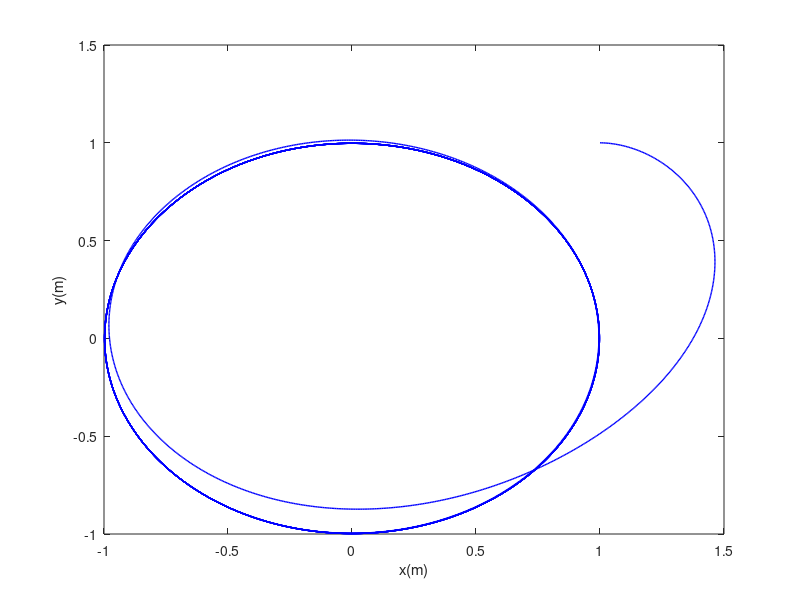
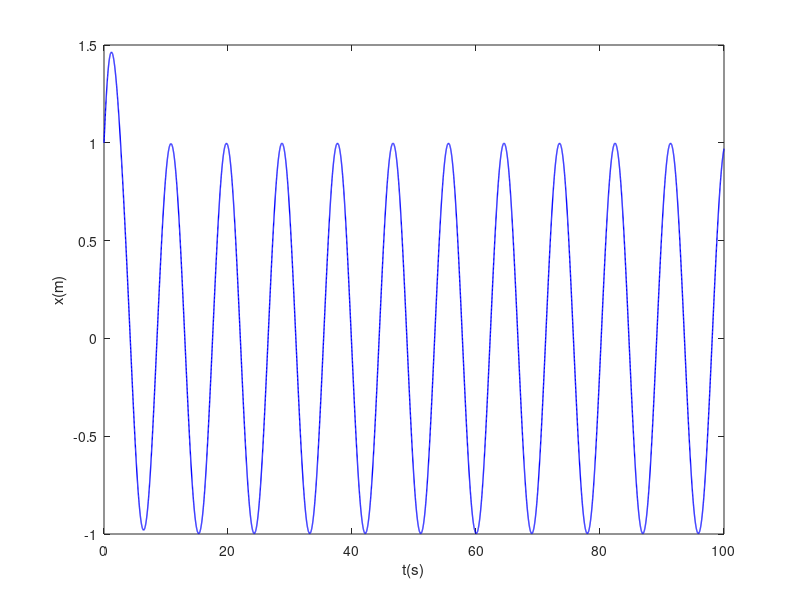
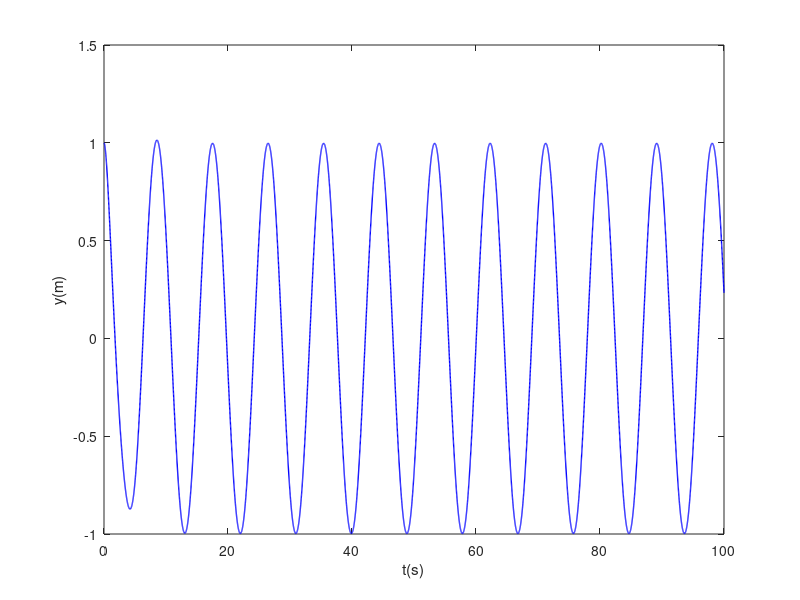
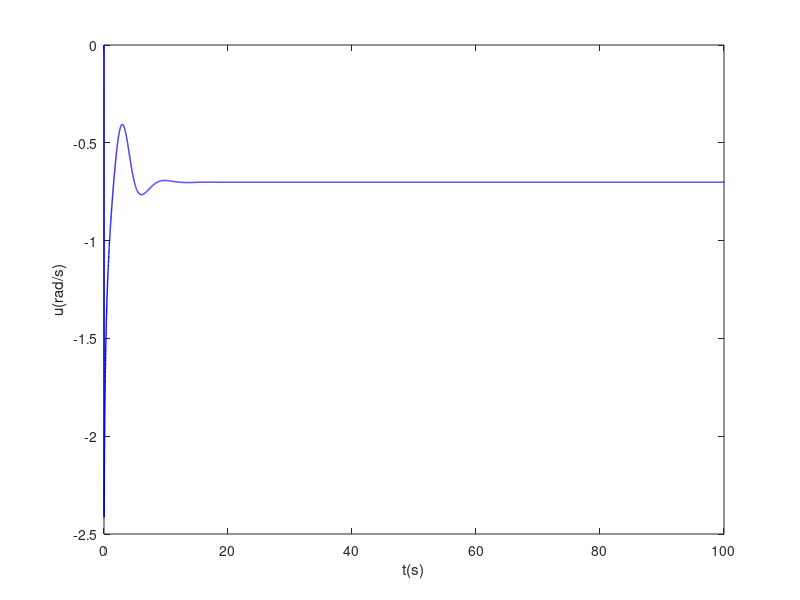

Write the MATLAB code that produced these figures, in order.
%Path invarient Control - single input
%% =========== Set the paramters =======
T=0.01; % Sampling Time
k=2; % Sampling counter
x(k-1)=1; % initilize the state x
y(k-1)=1; % initilize the state y
theta(k-1)=0; % initilize the state theta
% xi_1(k-1)=1;
% xi_2(k-1)=1;
% v_trans(k-1)=0;
% Lfalpha2(k-1)=0;
tfinal=100; % final simulation time
t(k-1)=0; % intilize the time
%=====================================
%% =========== The main loop ==========
while(t<=tfinal) 
t(k)=t(k-1)+T; % increase the time
V=0.7; %constant linear velocity

% transversal control gains
k1 = -1; 
k2 = -1;

% Xi States - Diffeomorphism
xi_1(k) = x(k-1)^2+y(k-1)^2-1;
xi_2(k) = 2*V*(x(k-1)*cos(theta(k-1))+y(k-1)*sin(theta(k-1)));


v_trans(k) = k1*xi_1(k)+k2*xi_2(k);  % Auxiliary control input - transversal controller


Lf2_alpha(k)=2*(V^2); % second lie derivative

LgLfalpha(k) = 2*V*(y(k-1)*cos(theta(k-1))-x(k-1)*sin(theta(k-1))); % second lie derivative
    
u(k) = (-Lf2_alpha(k)+v_trans(k))/(LgLfalpha(k)); % Controller

% kinematics
theta(k)=u(k)*T+theta(k-1); % calculating theta
x(k)=V*cos(theta(k))*T+x(k-1); % calculating x
y(k)=V*sin(theta(k))*T+y(k-1); % calculating y

k=k+1; % increase the sampling counter
end

%% =========== Plot the results =======
figure(1)
plot(x,y,'b','LineWidth',1)
xlabel('x(m)')
ylabel('y(m)')

figure(2)
plot(t,x,'b','LineWidth',1)
xlabel('t(s)')
ylabel('x(m)')
xlim([0 100])

figure(3)
plot(t,y,'b','LineWidth',1)
xlabel('t(s)')
ylabel('y(m)')
xlim([0 100])

figure(4)
plot(t,u,'b','LineWidth',1)
xlabel('t(s)')
ylabel('u(rad/s)')
xlim([0 100])
%=====================================
